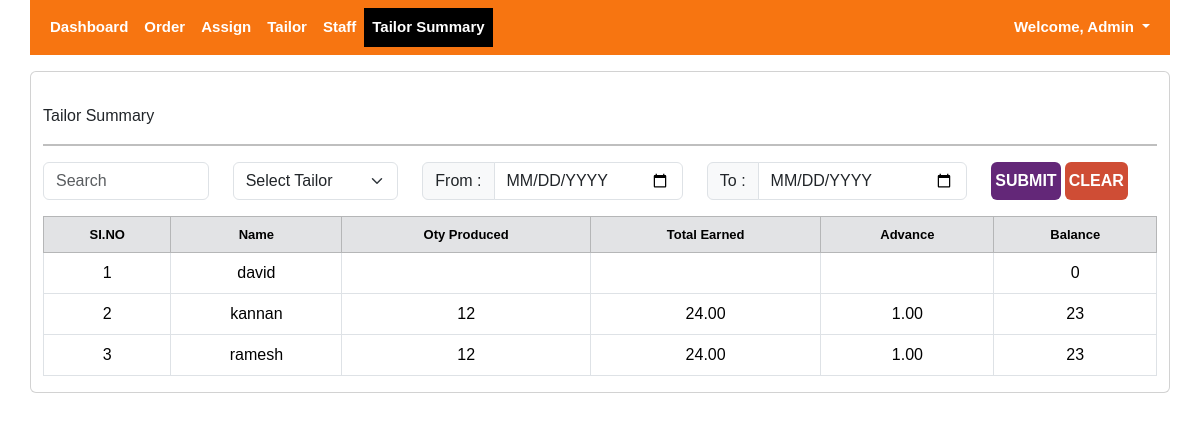
Screenshot of /tailor_summary.php (signed in) with the database file from the repository.
### tables this page shows
CREATE TABLE `manage_tailor` (
  `ID` int(11) NOT NULL,
  `Name` varchar(500) NOT NULL,
  `Email` varchar(500) NOT NULL,
  `Phone_Number` int(11) NOT NULL,
  `Address` varchar(500) NOT NULL
);

### tailor_summary.php (the view, shortened to what this page needs)
<?php
include 'connection.php';
$selectedTailorId = "all";
$fromDate = "";
$toDate = "";
$sql = "SELECT
    manage_tailor.*,
    total_quantity.total_qty AS total_qty,
    total_earned.total_earned,
    SUM(payments.amount) AS total_paid
FROM manage_tailor
LEFT JOIN (
    SELECT tailor_id, SUM(quantity) AS total_qty
    FROM tailor_assign
    GROUP BY tailor_id
) AS total_quantity ON manage_tailor.ID = total_quantity.tailor_id
LEFT JOIN (
    SELECT tailor_id, SUM(quantity * rate) AS total_earned
    FROM tailor_assign
    GROUP BY tailor_id
) AS total_earned ON manage_tailor.ID = total_earned.tailor_id
LEFT JOIN payments ON manage_tailor.ID = payments.tailorId
";
$sql .= " GROUP BY manage_tailor.ID";
$result = $conn->query($sql);
?>
<!DOCTYPE html>
<html lang="en">
<head>
  <?php
  include 'includes/head.php';
  ?>
</head>
<body>
  <?php
  include 'includes/header.php';
  ?>
  <div class="col-md-12 scrollable-content overflow-auto" style="height:582px">
    <div class="container card mt-3">
      <div class="mt-3">
        <P class="mt-3">Tailor Summary</P>
        <hr style="border: 1px solid black;">
        <div class="">
          <form method="post">
            <div class="row mb-3">
              <div class="col-md-2 col-sm-4 ">
                <input type="text" class="form-control" placeholder="Search" id="searchInput">
              </div>
              <div class="col-md-2 col-sm-4">
                <select class="form-select" name="tailor_id" aria-label="Select Tailor">
                  <option value="all" <?= $selectedTailorId == "all" ? "selected" : "" ?>>Select Tailor</option>
                </select>
              </div>
              <div class="col-md-3 col-sm-4">
                <div class="input-group">
                  <label class="input-group-text">From :</label>
                  <input type="date" class="form-control " name="from_date" value="<?= $fromDate ?>">
                </div>
              </div>
              <div class="col-md-3 col-sm-4">
                <div class="input-group">
                  <label class="input-group-text">To :</label>
                  <input type="date" class="form-control " name="to_date" value="<?= $toDate ?>">
                </div>
              </div>
              <div class="col-md-2 col-sm-2 d-flex flex-nowrap ">
                <button type="submit" class="btn p-1 btn-primary profile-button " id="applyFilters">Submit</button>
                <button type="submit" name="clear" class=" p-1 btn btn-secondary ms-1   close_button">CLEAR</button>
              </div>
            </div>
          </form>
        </div>
        <div class="">
          <div class="table-responsive">
            <table class="table tailor table-bordered text-center">
              <thead class="table-secondary">
                <tr>
                  <th>SI.NO</th>
                  <th>Name</th>
                  <th>Oty Produced</th>
                  <th>Total Earned</th>
                  <th>Advance</th>
                  <th>Balance</th>
                </tr>
              </thead>
              <tbody>
                <?php
                $serialNo = 1;
                if ($result->num_rows > 0) {
                  while ($row = $result->fetch_assoc()) {
                    echo '<tr>';
                    echo '<td>' . $serialNo . '</td>';
                    echo '<td>' . $row['Name'] . '</td>';
                    echo '<td>' . $row['total_qty'] . '</td>';
                    echo '<td>' . $row['total_earned'] . '</td>';
                    echo '<td>' . $row['total_paid'] . '</td>';
                    echo '<td>' . ($row['total_earned'] - $row['total_paid']) . '</td>';
                    echo '</tr>';
                    $serialNo++;
                  }
                } else {
                  echo '<tr><td colspan="5">No data found</td></tr>';
                }
                ?>
              </tbody>
            </table>
          </div>
        </div>
      </div>
    </div>
  </div>
</body>
</html>

### assets/css/style.css (style rules this page uses)
:root { --inputcolor: #FFC107; --textwhitecolor: white; --submitcbtnbg: rebeccapurple; --input_green: lightgreen; --input_yellow: yellow; }
input[type=date] { text-transform: uppercase; }
td, th { white-space: nowrap; text-align: center; }
p, div, h1, h2, h3, h4, h5, h6, body { padding: 0px; margin: 0px; box-sizing: 0px; font-family: sans-serif; }
.close_button { background-color: #cf4d35; color: #fff; box-shadow: none; border: none; color: "#ffff"; font-weight: bold; text-transform: uppercase; }
.profile-button { background: rgb(99, 39, 120); box-shadow: none; border: none; color: "#ffff"; font-weight: bold; text-transform: uppercase; }
table { border-collapse: collapse; width: 100%; }
thead { font-size: 13px; }

### rows the page displays
manage_tailor: Name "david", total_paid "0"
manage_tailor: Name "kannan", total_qty "12", total_earned "24.00", total_paid "1.00", total_paid "23"
manage_tailor: Name "ramesh", total_qty "12", total_earned "24.00", total_paid "1.00", total_paid "23"

### other values shown
$_SESSION["Name"] "Admin"
